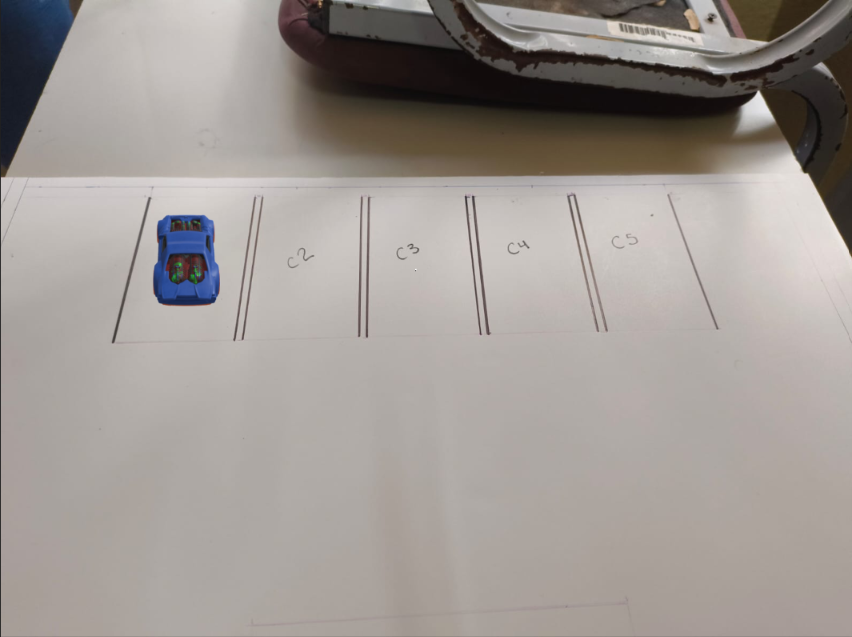
#> input picture Ubicua/smart-parking/vision/imagenes/prueba1.png, 852 x 637 px
$ python tester_masivo.py
#> lines starting #> are read from the running program, lines starting #| are printed output that depends on the picture; after the words box and inside, x2 and y2 are one past the last pixel; in counts of white or black regions, pixels touching at a corner belong together
#!/usr/bin/env python3
# -*- coding: utf-8 -*-

"""
Script de Validación Masiva de Imágenes Reales.
Analiza la cantidad de píxeles de borde (Canny) en cada ROI para calibrar el umbral.
"""

import os
import json
import cv2
import numpy as np

def cargar_cajones(ruta_json):
#> called with ruta_json = 'Ubicua/smart-parking/vision/cajones.json'
    with open(ruta_json, 'r', encoding='utf-8') as f:
#> (reads Ubicua/smart-parking/vision/cajones.json from the repository)
        return json.load(f).get("cajones", [])

def test_masivo():
    directorio_actual = os.path.dirname(os.path.abspath(__file__))
    ruta_json = os.path.join(directorio_actual, "cajones.json")
    cajones = cargar_cajones(ruta_json)

    # Lista exacta de tus 9 archivos de prueba reales cuidando las extensiones
    archivos = [
        "prueba1.png",
        "prueba2.png",
        "prueba3.png",
        "prueba4.png",
        "prueba5.png",
        "prueba6.png",
        "prueba7.png",
        "prueba8.png",
        "prueba9.png"
    ]

    # Encabezado de la tabla para la consola
    print(f"\n{'Archivo':<15} | {'C1':<6} | {'C2':<6} | {'C3':<6} | {'C4':<6} | {'C5':<6}")
    print("-" * 60)

    for archivo in archivos:
        ruta_imagen = os.path.join(directorio_actual, "imagenes", archivo)

        if not os.path.exists(ruta_imagen):
            print(f"[FALTA] {archivo:<7} | -      | -      | -      | -      | -      ")
            continue

        frame = cv2.imread(ruta_imagen)
#> frame is the input picture: shape (637, 852, 3); mean B, G, R 148.1, 152.5, 158.8

        # Reescalamos a la misma resolución que usamos en procesador.py para que el JSON encaje perfecto
        frame_redimensionado = cv2.resize(frame, (1280, 720))

        # Filtro Canny Edge Detector (Umbrales 50 y 150)
        grises = cv2.cvtColor(frame_redimensionado, cv2.COLOR_BGR2GRAY)
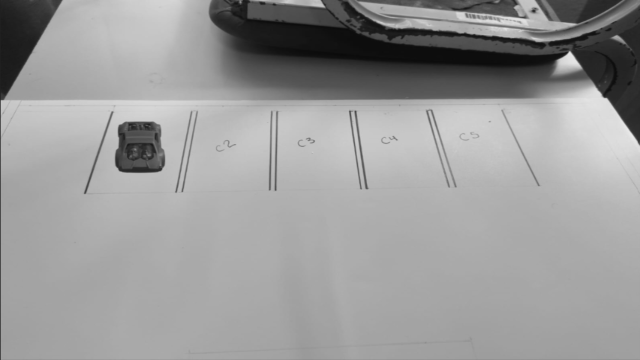
#> grises: shape (720, 1280) (shown at 1/2 size); min 10, max 238, mean 153.8
        bordes = cv2.Canny(grises, 50, 150)
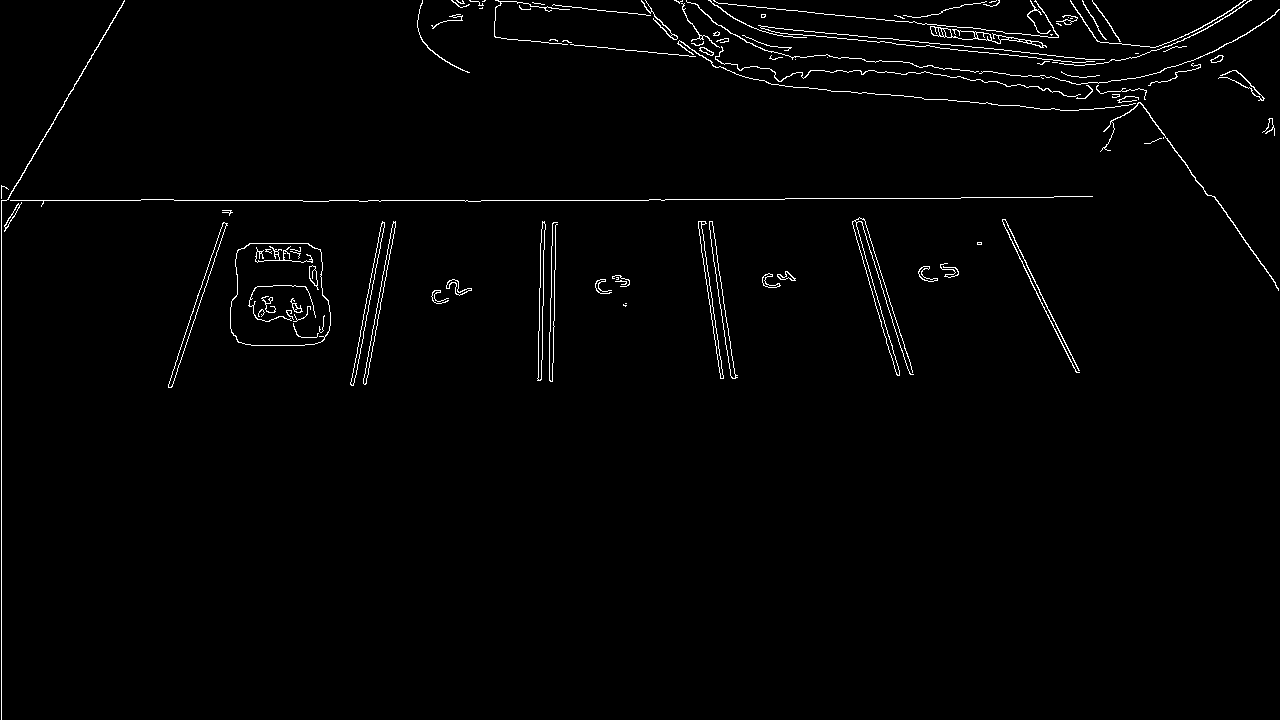
#> bordes: shape (720, 1280); 1.5% white in thin lines or dots

        resultados = []

        for cajon in cajones:
            puntos = np.array(cajon["puntos"], np.int32).reshape((-1, 1, 2))

            # Enmascaramiento del trapecio
            mascara = np.zeros(bordes.shape, dtype=np.uint8)
            cv2.fillPoly(mascara, [puntos], 255)

            # Extraer bordes e insertarlos a la matriz de resultados
            bordes_aislados = cv2.bitwise_and(bordes, bordes, mask=mascara)
            cantidad_bordes = cv2.countNonZero(bordes_aislados)
            resultados.append(cantidad_bordes)
#> this loop made 5 passes
#> cantidad_bordes on passes 1 to 5: 714, 1239, 1164, 1130, 1176
#> pass 1, in test_masivo, `bordes_aislados = cv2.bitwise_and(bordes, bordes, mask=mascara)`:
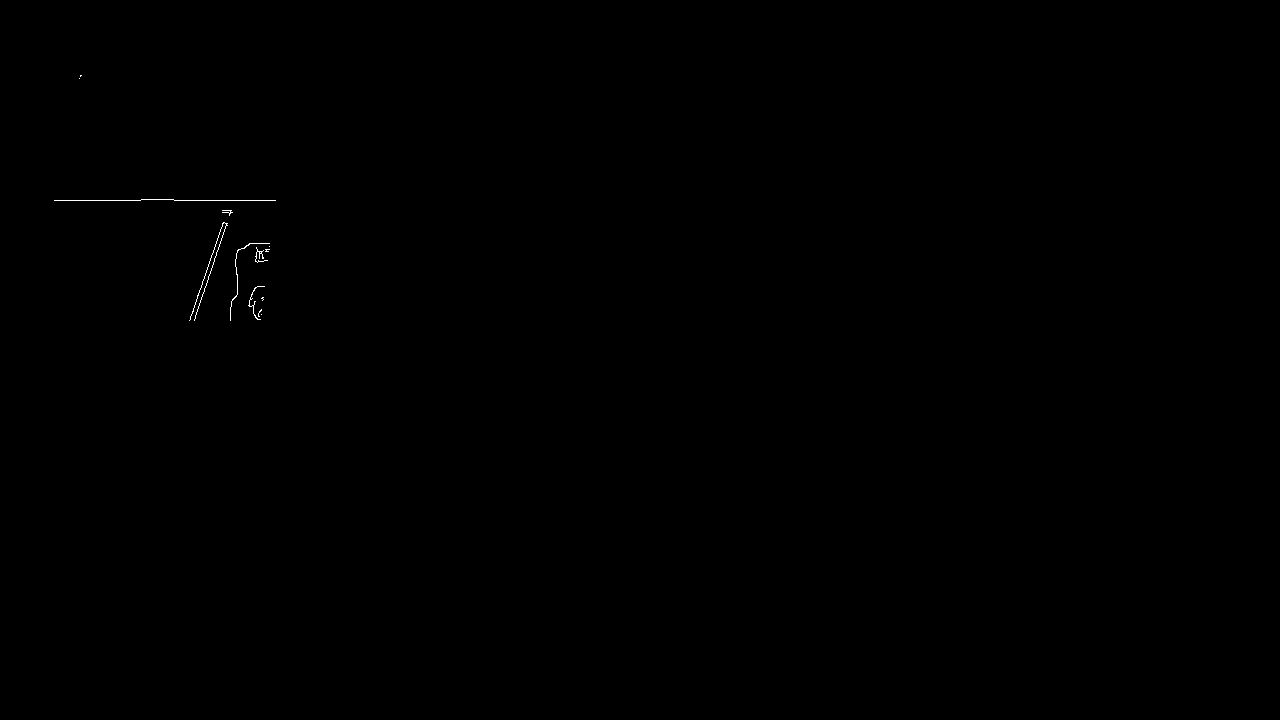
#> bordes_aislados: shape (720, 1280); 0.08% white in thin lines or dots, all inside (x1, y1, x2, y2) = (54, 75, 276, 321)
#> after the loop:
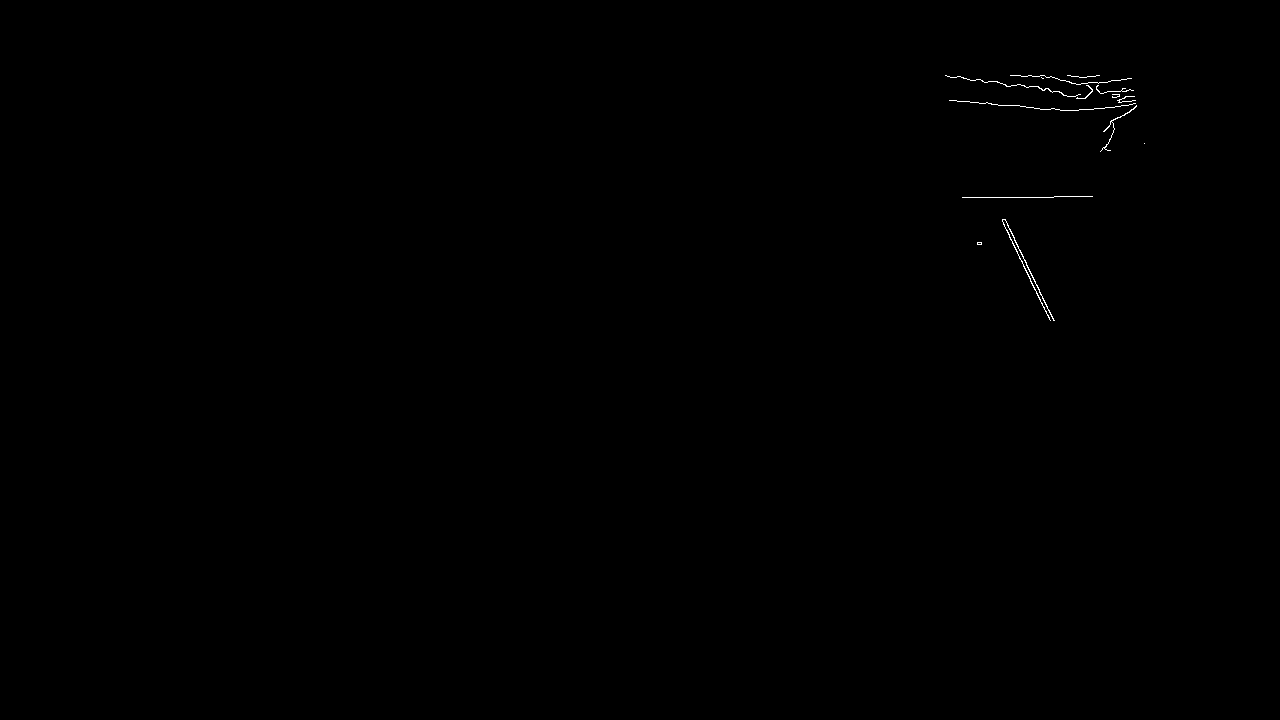
#> bordes_aislados: shape (720, 1280); 0.13% white in thin lines or dots, all inside (x1, y1, x2, y2) = (945, 75, 1145, 321)
#> after the loop:
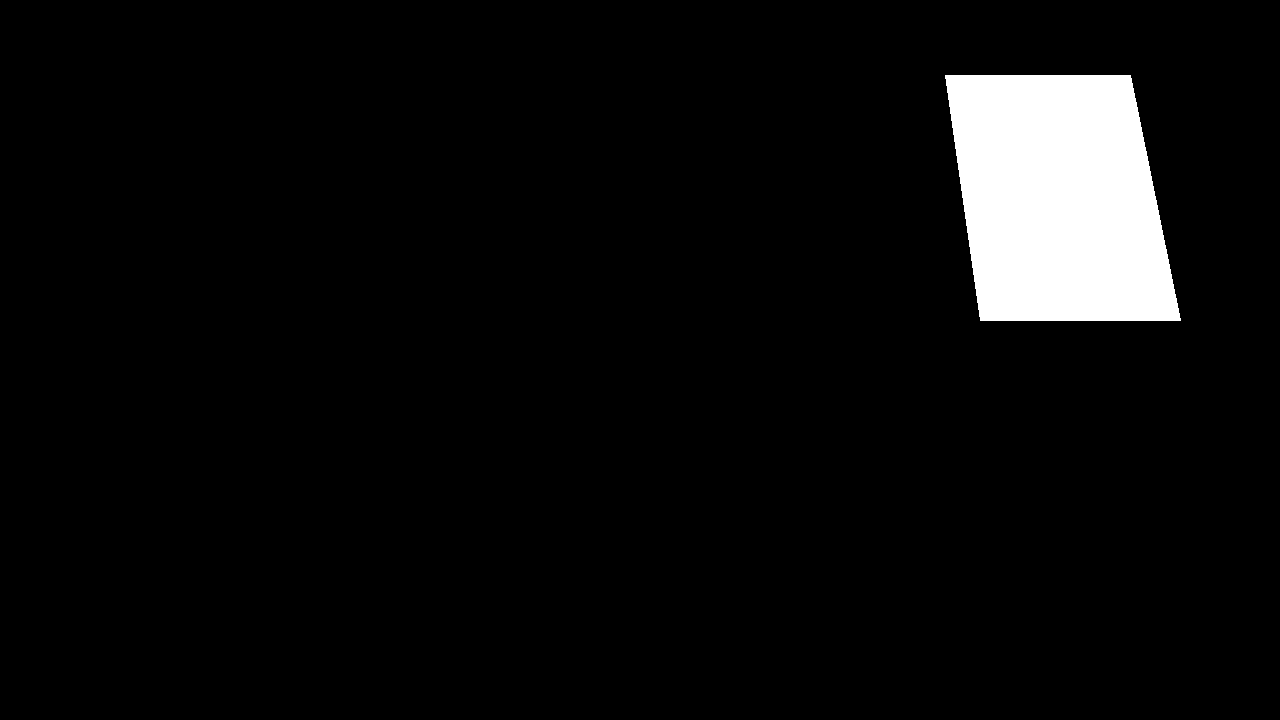
#> mascara: shape (720, 1280); 5.2% white; 1 white region, box (x1, y1, x2, y2) and area: (945, 75, 1181, 321) 47601
#> after the loop, resultados = [714, 1239, 1164, 1130, 1176]

        # Imprimir la fila con los bordes detectados por cada cajón
        print(f"{archivo:<15} | {resultados[0]:<6} | {resultados[1]:<6} | {resultados[2]:<6} | {resultados[3]:<6} | {resultados[4]:<6}")
#| prueba1.png     | 714    | 1239   | 1164   | 1130   | 1176
#> pass 2 of the loop in test_masivo, `for archivo in archivos:`:
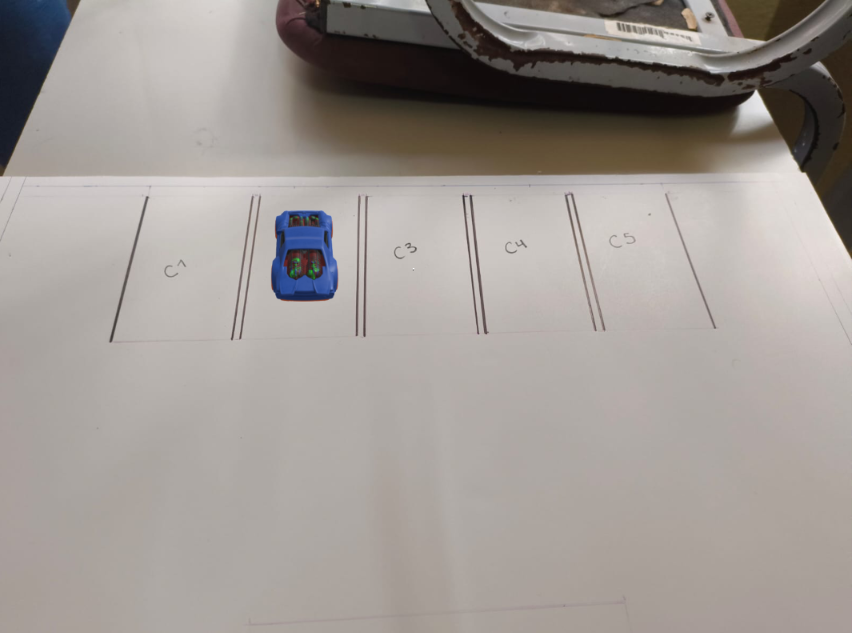
#> input picture Ubicua/smart-parking/vision/imagenes/prueba2.png, 852 x 633 px
#> in test_masivo, frame is the input picture: shape (633, 852, 3); mean B, G, R 148.3, 152.6, 159
#> in test_masivo, `bordes = cv2.Canny(grises, 50, 150)`:
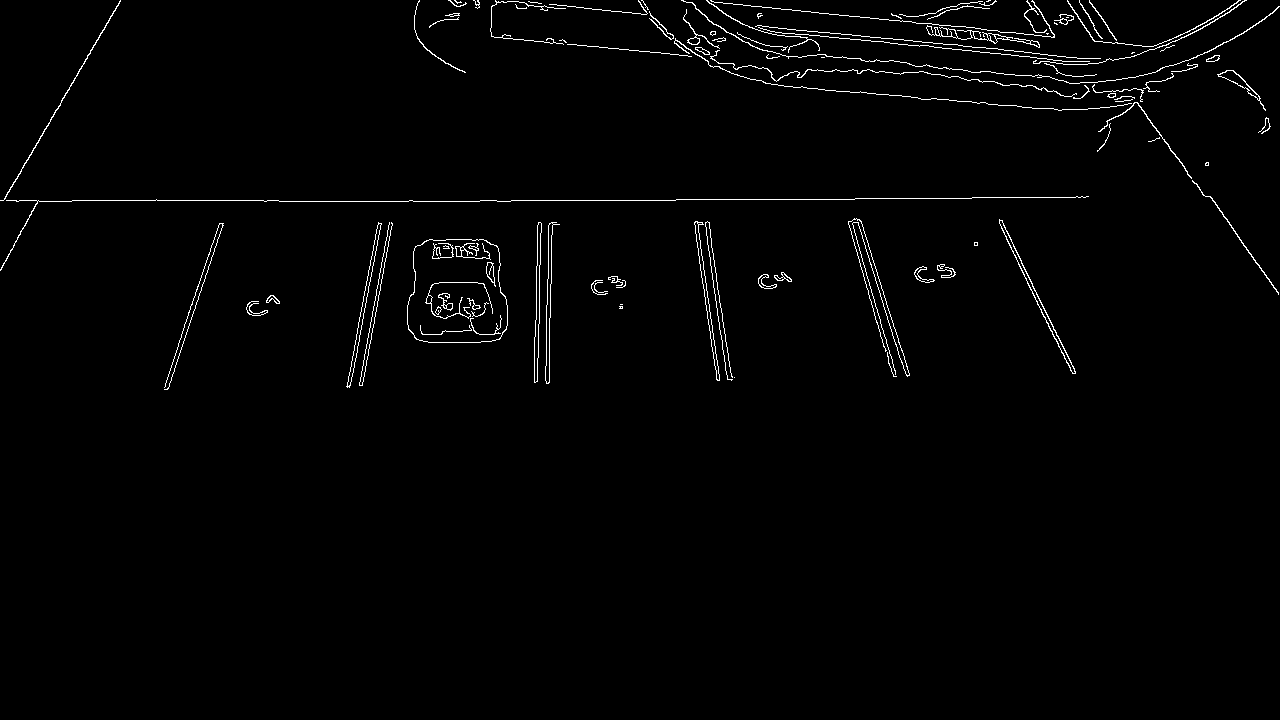
#> bordes: shape (720, 1280); 1.4% white in thin lines or dots, all inside (x1, y1, x2, y2) = (0, 0, 1280, 390)
#> the loop in test_masivo, `for cajon in cajones:` made 5 passes
#> cantidad_bordes on passes 1 to 4: 495, 1601, 1172, 1146
#> after the loop in test_masivo, `for cajon in cajones:`:
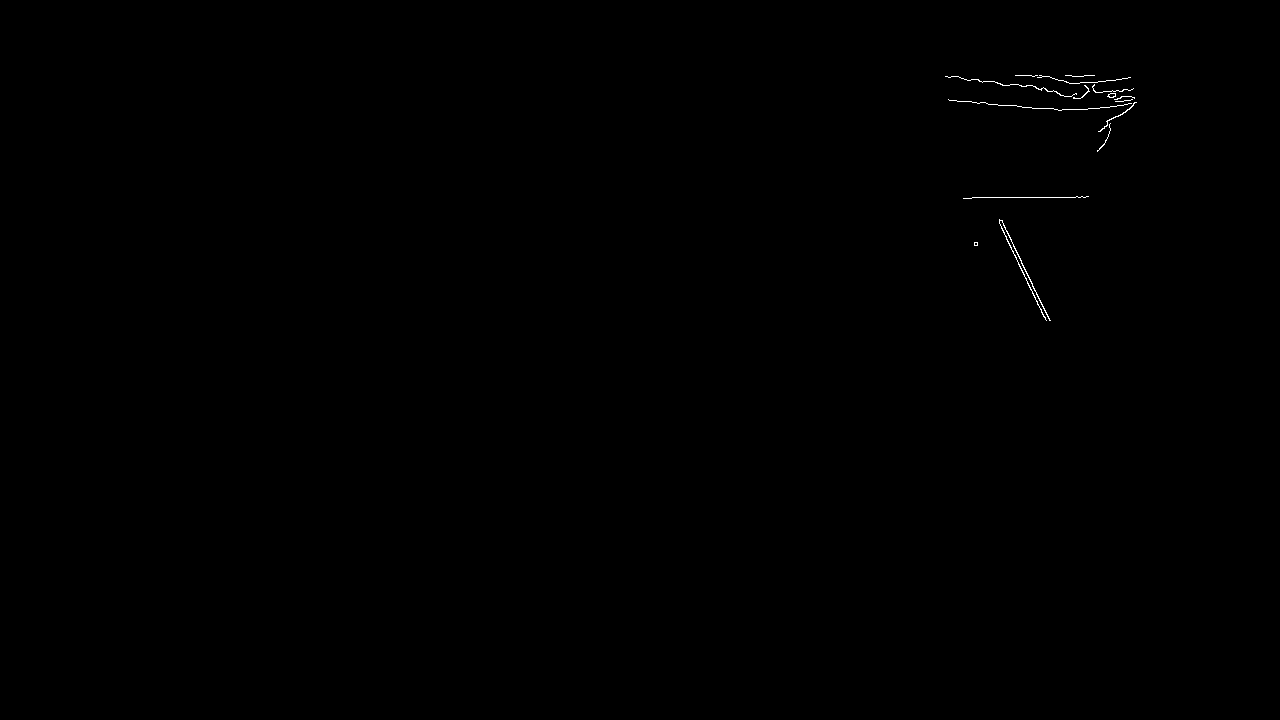
#> bordes_aislados: shape (720, 1280); 0.13% white in thin lines or dots, all inside (x1, y1, x2, y2) = (945, 75, 1137, 321)
#> after the loop in test_masivo, `for cajon in cajones:`: resultados = [495, 1601, 1172, 1146, 1164]
#| prueba2.png     | 495    | 1601   | 1172   | 1146   | 1164
#> pass 3 of the loop in test_masivo, `for archivo in archivos:`:
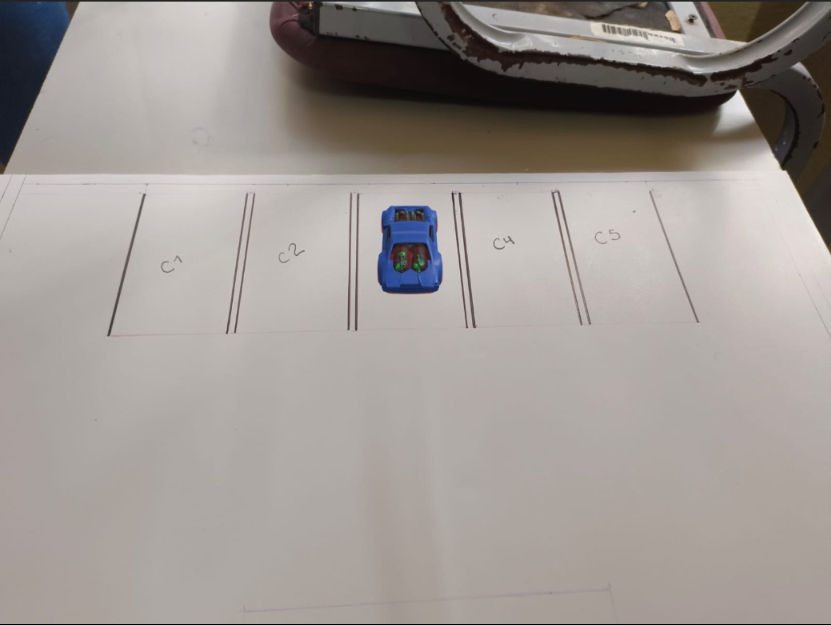
#> input picture Ubicua/smart-parking/vision/imagenes/prueba3.png, 831 x 625 px
#> in test_masivo, frame is the input picture: shape (625, 831, 3); mean B, G, R 147.7, 152.1, 158.4
#> in test_masivo, `bordes = cv2.Canny(grises, 50, 150)`:
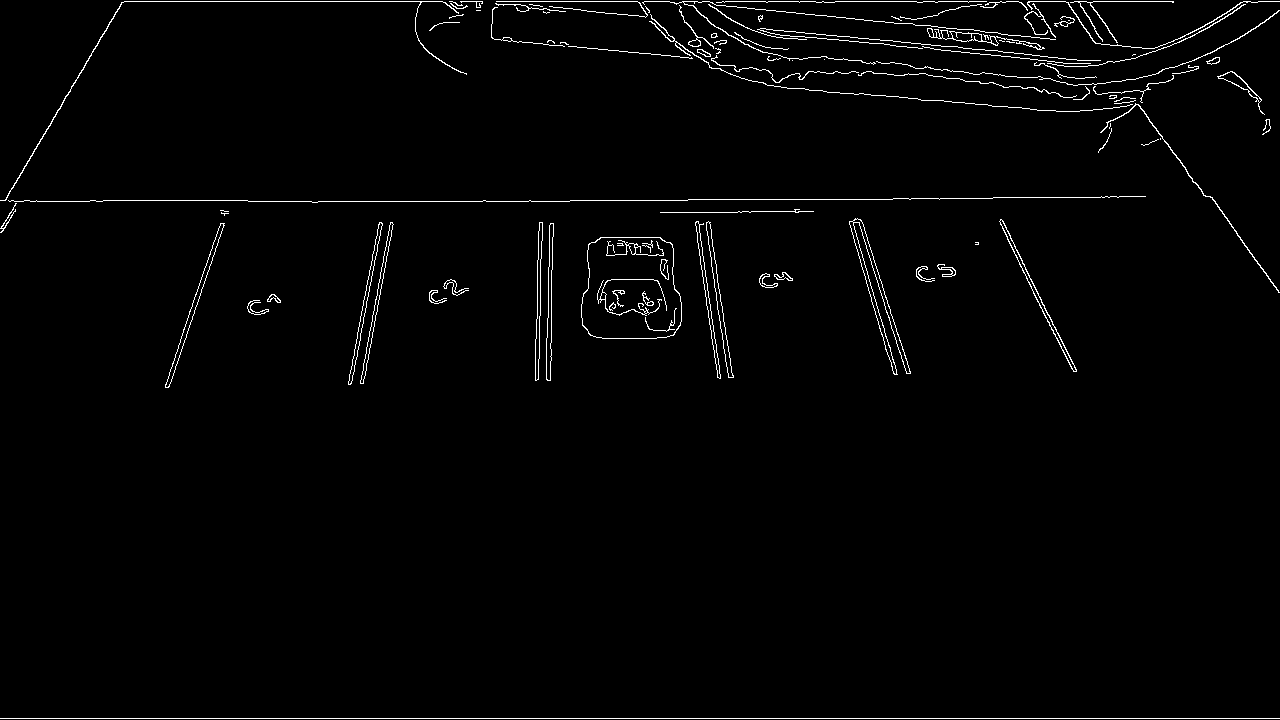
#> bordes: shape (720, 1280); 1.7% white in thin lines or dots
#> the loop in test_masivo, `for cajon in cajones:` made 5 passes
#> cantidad_bordes on passes 1 to 4: 511, 782, 2028, 1250
#> after the loop in test_masivo, `for cajon in cajones:`:
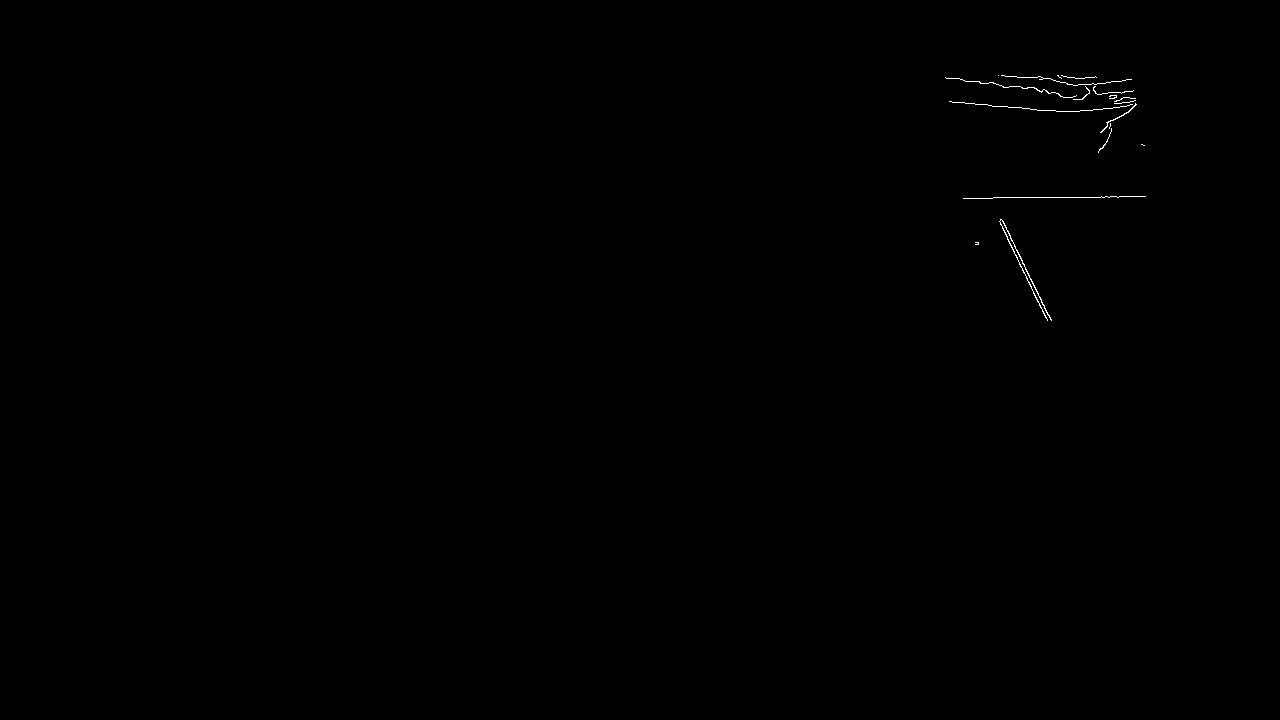
#> bordes_aislados: shape (720, 1280); 0.13% white in thin lines or dots, all inside (x1, y1, x2, y2) = (945, 75, 1146, 321)
#> after the loop in test_masivo, `for cajon in cajones:`: resultados = [511, 782, 2028, 1250, 1242]
#| prueba3.png     | 511    | 782    | 2028   | 1250   | 1242
#> the loop made 9 passes; the first 3 are shown

    print("-" * 60)
    print("Nota: Busca el 'salto numérico' entre los cajones vacíos y los ocupados.\n")

if __name__ == "__main__":
    test_masivo()
